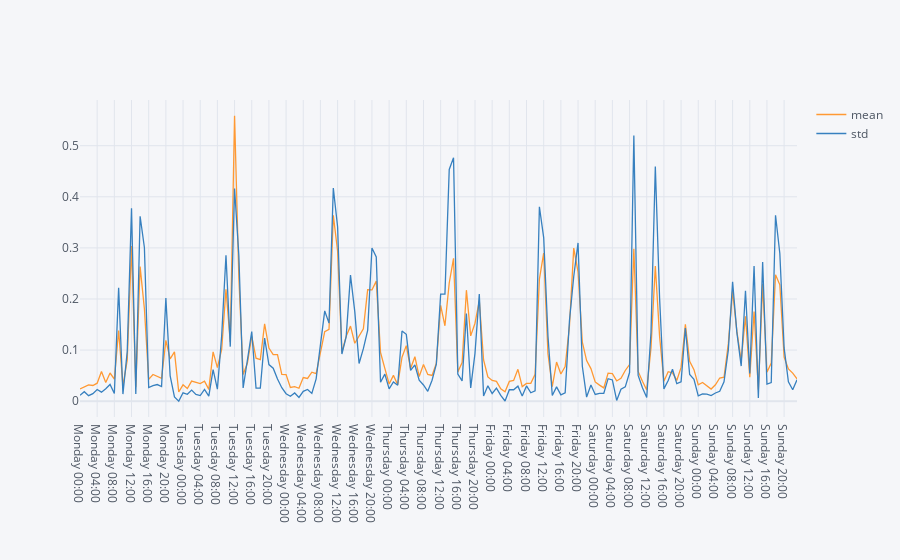

This figure's notebook cell:
### Code cell
import itertools
import datetime as dt
days = [ 'Monday', 'Tuesday', 'Wednesday', 'Thursday', 'Friday', 'Saturday', 'Sunday']
hours = [dt.time(i).strftime('%H:%M') for i in range(24)]
indexes = [' '.join(i) for i in (list(itertools.product(*[days,hours])))]

base_data = df.groupby(df['timestamp'].dt.day_name()+" "+df['timestamp'].dt.strftime('%H:%M'))

day_of_week_mean_df = base_data.mean().rename(columns={'energy':'mean'}).reindex(indexes)
day_of_week_std_df = base_data.std().rename(columns={'energy':'std'}).reindex(indexes)
#day_of_week_diff_df = day_of_week_mean_df.diff(day_of_week_std_df)#.rename(columns={'energy':'dif'})

all_series = pd.concat([day_of_week_mean_df, day_of_week_std_df], axis=1)
all_series.iplot()

### Figure 1 — Plotly figure (JSON) as saved in the notebook; plotly's stock layout.template omitted (floating-point values rounded to 4 significant figures; data arrays with more than 128 entries replaced by an {"elided": "..."} marker saying what was removed)
{"data": [{"line": {"color": "rgba(255, 153, 51, 1.0)", "dash": "solid", "shape": "linear", "width": 1.3}, "mode": "lines", "name": "mean", "text": "", "type": "scatter", "x": {"elided": "168 str values"}, "y": {"elided": "168 float values"}}, {"line": {"color": "rgba(55, 128, 191, 1.0)", "dash": "solid", "shape": "linear", "width": 1.3}, "mode": "lines", "name": "std", "text": "", "type": "scatter", "x": {"elided": "168 str values"}, "y": {"elided": "168 float values"}}], "layout": {"legend": {"bgcolor": "#F5F6F9", "font": {"color": "#4D5663"}}, "paper_bgcolor": "#F5F6F9", "plot_bgcolor": "#F5F6F9", "title": {"font": {"color": "#4D5663"}}, "xaxis": {"gridcolor": "#E1E5ED", "showgrid": true, "tickfont": {"color": "#4D5663"}, "title": {"font": {"color": "#4D5663"}, "text": ""}, "zerolinecolor": "#E1E5ED"}, "yaxis": {"gridcolor": "#E1E5ED", "showgrid": true, "tickfont": {"color": "#4D5663"}, "title": {"font": {"color": "#4D5663"}, "text": ""}, "zerolinecolor": "#E1E5ED"}}}
